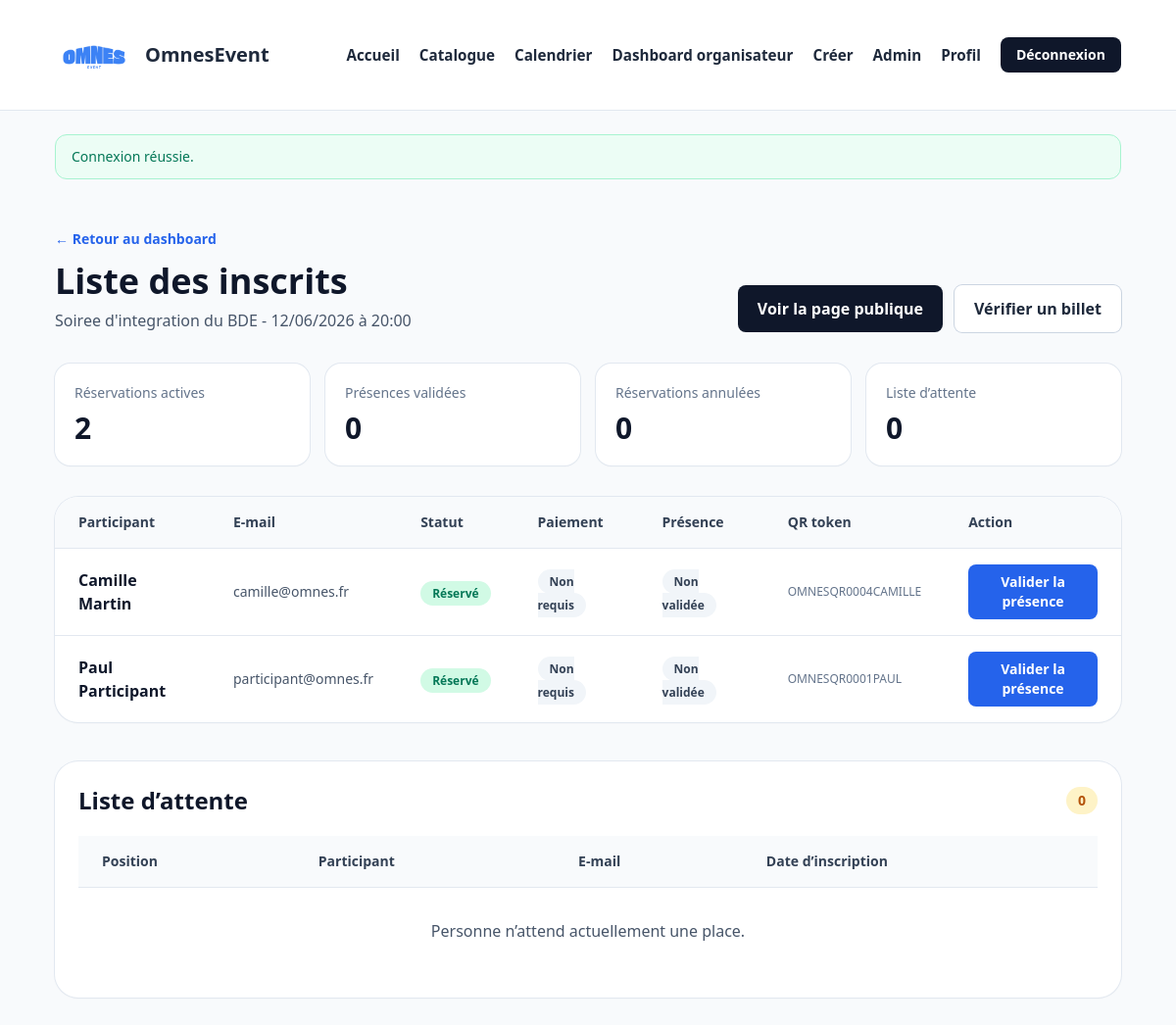
The app's page /pages/inscrits-evenement.php?id=1 (signed in) with its own data.
### tables this page shows
CREATE TABLE evenements (
    id INT AUTO_INCREMENT PRIMARY KEY,
    titre VARCHAR(180) NOT NULL,
    description TEXT NOT NULL,
    details_complets TEXT NULL,
    date_evenement DATETIME NOT NULL,
    lieu VARCHAR(180) NOT NULL,
    adresse_complete VARCHAR(255) NULL,
    categorie VARCHAR(50) NOT NULL,
    association VARCHAR(120) NOT NULL,
    image VARCHAR(255) NULL,
    capacite_max INT NOT NULL,
    prix DECIMAL(10,2) NOT NULL DEFAULT 0.00,
    places_reservees INT NOT NULL DEFAULT 0,
    statut ENUM('actif', 'annule') NOT NULL DEFAULT 'actif',
    organisateur_id INT NOT NULL,
    created_at TIMESTAMP NOT NULL DEFAULT CURRENT_TIMESTAMP,
    CONSTRAINT fk_evenements_organisateur
        FOREIGN KEY (organisateur_id) REFERENCES users(id)
        ON DELETE CASCADE
        ON UPDATE CASCADE
);

CREATE TABLE reservations (
    id INT AUTO_INCREMENT PRIMARY KEY,
    user_id INT NOT NULL,
    evenement_id INT NOT NULL,
    statut ENUM('reserve', 'annule') NOT NULL DEFAULT 'reserve',
    presence_validee TINYINT(1) NOT NULL DEFAULT 0,
    qr_token VARCHAR(80) NULL UNIQUE,
    payment_status ENUM('non_requis', 'en_attente', 'paye') NOT NULL DEFAULT 'non_requis',
    payment_reference VARCHAR(120) NULL,
    created_at TIMESTAMP NOT NULL DEFAULT CURRENT_TIMESTAMP,
    UNIQUE KEY unique_reservation (user_id, evenement_id),
    CONSTRAINT fk_reservations_user
        FOREIGN KEY (user_id) REFERENCES users(id)
        ON DELETE CASCADE
        ON UPDATE CASCADE,
    CONSTRAINT fk_reservations_evenement
        FOREIGN KEY (evenement_id) REFERENCES evenements(id)
        ON DELETE CASCADE
        ON UPDATE CASCADE
);

CREATE TABLE users (
    id INT AUTO_INCREMENT PRIMARY KEY,
    prenom VARCHAR(100) NOT NULL,
    nom VARCHAR(100) NOT NULL,
    email VARCHAR(190) NOT NULL UNIQUE,
    password VARCHAR(255) NOT NULL,
    role ENUM('participant', 'organisateur', 'administrateur') NOT NULL DEFAULT 'participant',
    statut_organisateur ENUM('valide', 'en_attente') NOT NULL DEFAULT 'valide',
    created_at TIMESTAMP NOT NULL DEFAULT CURRENT_TIMESTAMP
);

### includes/functions.php (called while the page is built, shortened)
<?php
function e(null|string|int|float $value): string
{
    return htmlspecialchars((string) $value, ENT_QUOTES, 'UTF-8');
}
function url(string $path = ''): string
{
    $path = trim($path);
    return BASE_URL . '/' . ltrim($path, '/');
}
function format_event_date(string $datetime, string $format = 'd/m/Y à H:i'): string
{
    return (new DateTime($datetime))->format($format);
}
function ensure_reservation_qr_token(PDO $pdo, array $reservation): string
{
    if (!empty($reservation['qr_token'])) {
        return (string) $reservation['qr_token'];
    }
    $token = generate_qr_token();
    return $token;
}
function fetch_event_by_id(PDO $pdo, int $eventId): ?array
{
    $sql = 'SELECT e.*,
                   CONCAT(u.prenom, " ", u.nom) AS organisateur_nom,
                   u.email AS organisateur_email
            FROM evenements e
            LEFT JOIN users u ON u.id = e.organisateur_id
            WHERE e.id = :id
            LIMIT 1';
    $stmt = $pdo->prepare($sql);
    $stmt->execute(['id' => $eventId]);
    $event = $stmt->fetch();
    return $event ?: null;
}

### pages/inscrits-evenement.php (the view, shortened to what this page needs)
<?php
require_once __DIR__ . '/../includes/bootstrap.php';
$eventId = isset($_GET['id']) ? (int) $_GET['id'] : 0;
$event = fetch_event_by_id($pdo, $eventId);
$registrationsStmt = $pdo->prepare(
    'SELECT r.*,
            u.prenom,
            u.nom,
            u.email
     FROM reservations r
     INNER JOIN users u ON u.id = r.user_id
     WHERE r.evenement_id = :event_id
     ORDER BY FIELD(r.statut, "reserve", "annule"), u.nom ASC, u.prenom ASC'
);
$registrationsStmt->execute(['event_id' => $eventId]);
$registrations = $registrationsStmt->fetchAll();
$waitlistStmt = $pdo->prepare(
    'SELECT l.*,
            u.prenom,
            u.nom,
            u.email
     FROM listes_attente l
     INNER JOIN users u ON u.id = l.user_id
     WHERE l.evenement_id = :event_id
       AND l.statut = "en_attente"
     ORDER BY l.position_attente ASC, l.created_at ASC'
);
$waitlistStmt->execute(['event_id' => $eventId]);
$waitlistEntries = $waitlistStmt->fetchAll();
$reservedCount = 0;
$cancelledCount = 0;
$validatedCount = 0;
foreach ($registrations as $registration) {
    if ($registration['statut'] === 'reserve') {
        $reservedCount++;
    } else {
        $cancelledCount++;
    }
}
include __DIR__ . '/../includes/header.php';
?>
<section class="mx-auto max-w-6xl px-4 py-12 md:px-8">
    <div class="mb-8 flex flex-col gap-4 md:flex-row md:items-end md:justify-between">
        <div>
            <a href="<?= e(url('pages/dashboard-organisateur.php')) ?>" class="text-sm font-semibold text-blue-600 hover:text-blue-700">&larr; Retour au dashboard</a>
            <h1 class="mt-3 text-4xl font-bold text-slate-900">Liste des inscrits</h1>
            <p class="mt-2 text-slate-600"><?= e($event['titre']) ?> - <?= e(format_event_date($event['date_evenement'])) ?></p>
        </div>
        <div class="flex flex-wrap gap-3">
            <a href="<?= e(url('pages/detail-evenement.php?id=' . $eventId)) ?>" class="rounded-lg bg-slate-900 px-5 py-3 font-semibold text-white hover:bg-slate-700">
                Voir la page publique
            </a>
            <a href="<?= e(url('pages/verification-billet.php?event_id=' . $eventId)) ?>" class="rounded-lg bg-white px-5 py-3 font-semibold text-slate-800 ring-1 ring-slate-300 hover:bg-slate-100">
                Vérifier un billet
            </a>
        </div>
    </div>
    <div class="mb-8 grid gap-4 sm:grid-cols-4">
        <div class="rounded-2xl bg-white p-5 shadow-sm ring-1 ring-slate-200">
            <p class="text-sm text-slate-500">Réservations actives</p>
            <p class="mt-2 text-3xl font-bold text-slate-900"><?= e((string) $reservedCount) ?></p>
        </div>
        <div class="rounded-2xl bg-white p-5 shadow-sm ring-1 ring-slate-200">
            <p class="text-sm text-slate-500">Présences validées</p>
            <p class="mt-2 text-3xl font-bold text-slate-900"><?= e((string) $validatedCount) ?></p>
        </div>
        <div class="rounded-2xl bg-white p-5 shadow-sm ring-1 ring-slate-200">
            <p class="text-sm text-slate-500">Réservations annulées</p>
            <p class="mt-2 text-3xl font-bold text-slate-900"><?= e((string) $cancelledCount) ?></p>
        </div>
        <div class="rounded-2xl bg-white p-5 shadow-sm ring-1 ring-slate-200">
            <p class="text-sm text-slate-500">Liste d’attente</p>
            <p class="mt-2 text-3xl font-bold text-slate-900"><?= e((string) count($waitlistEntries)) ?></p>
        </div>
    </div>
    <div class="overflow-hidden rounded-3xl bg-white shadow-sm ring-1 ring-slate-200">
        <div class="overflow-x-auto">
            <table class="min-w-full divide-y divide-slate-200">
                <thead class="bg-slate-50">
                    <tr>
                        <th class="px-6 py-4 text-left text-sm font-semibold text-slate-700">Participant</th>
                        <th class="px-6 py-4 text-left text-sm font-semibold text-slate-700">E-mail</th>
                        <th class="px-6 py-4 text-left text-sm font-semibold text-slate-700">Statut</th>
                        <th class="px-6 py-4 text-left text-sm font-semibold text-slate-700">Paiement</th>
                        <th class="px-6 py-4 text-left text-sm font-semibold text-slate-700">Présence</th>
                        <th class="px-6 py-4 text-left text-sm font-semibold text-slate-700">QR token</th>
                        <th class="px-6 py-4 text-left text-sm font-semibold text-slate-700">Action</th>
                    </tr>
                </thead>
                <tbody class="divide-y divide-slate-200">
                    <?php foreach ($registrations as $registration): ?>
                        <?php $qrToken = ensure_reservation_qr_token($pdo, $registration); ?>
                        <tr>
                            <td class="px-6 py-4">
                                <p class="font-semibold text-slate-900"><?= e($registration['prenom'] . ' ' . $registration['nom']) ?></p>
                            </td>
                            <td class="px-6 py-4 text-sm text-slate-600"><?= e($registration['email']) ?></td>
                            <td class="px-6 py-4">
                                <span class="rounded-full px-3 py-1 text-xs font-semibold <?= $registration['statut'] === 'reserve' ? 'bg-emerald-100 text-emerald-700' : 'bg-slate-200 text-slate-700' ?>">
                                    <?= e($registration['statut'] === 'reserve' ? 'Réservé' : 'Annulé') ?>
                                </span>
                            </td>
                            <td class="px-6 py-4">
                                <span class="rounded-full px-3 py-1 text-xs font-semibold <?= ($registration['payment_status'] ?? 'non_requis') === 'paye' ? 'bg-blue-100 text-blue-700' : 'bg-slate-100 text-slate-700' ?>">
                                    <?= e(($registration['payment_status'] ?? 'non_requis') === 'paye' ? 'Payé' : 'Non requis') ?>
                                </span>
                            </td>
                            <td class="px-6 py-4">
                                <span class="rounded-full px-3 py-1 text-xs font-semibold <?= (int) $registration['presence_validee'] === 1 ? 'bg-blue-100 text-blue-700' : 'bg-slate-100 text-slate-700' ?>">
                                    <?= e((int) $registration['presence_validee'] === 1 ? 'Validée' : 'Non validée') ?>
                                </span>
                            </td>
                            <td class="px-6 py-4 text-xs text-slate-500"><?= e($qrToken) ?></td>
                            <td class="px-6 py-4">
                                <?php if ($registration['statut'] === 'reserve'): ?>
                                    <form method="post">
                                        <button type="submit" class="rounded-lg <?= (int) $registration['presence_validee'] === 1 ? 'bg-slate-200 text-slate-800 hover:bg-slate-300' : 'bg-blue-600 text-white hover:bg-blue-700' ?> px-4 py-2 text-sm font-semibold">
                                            <?= e((int) $registration['presence_validee'] === 1 ? 'Retirer la validation' : 'Valider la présence') ?>
                                        </button>
                                    </form>
                                <?php else: ?>
                                    <span class="text-sm text-slate-500">Aucune action</span>
                                <?php endif; ?>
                            </td>
                        </tr>
                    <?php endforeach; ?>
                </tbody>
            </table>
        </div>
    </div>
    <div class="mt-10 rounded-3xl bg-white p-6 shadow-sm ring-1 ring-slate-200">
        <div class="mb-5 flex items-center justify-between gap-3">
            <h2 class="text-2xl font-bold text-slate-900">Liste d’attente</h2>
            <span class="rounded-full bg-amber-100 px-3 py-1 text-sm font-semibold text-amber-700"><?= e((string) count($waitlistEntries)) ?></span>
        </div>
        <div class="overflow-x-auto">
            <table class="min-w-full divide-y divide-slate-200">
                <thead class="bg-slate-50">
                    <tr>
                        <th class="px-6 py-4 text-left text-sm font-semibold text-slate-700">Position</th>
                        <th class="px-6 py-4 text-left text-sm font-semibold text-slate-700">Participant</th>
                        <th class="px-6 py-4 text-left text-sm font-semibold text-slate-700">E-mail</th>
                        <th class="px-6 py-4 text-left text-sm font-semibold text-slate-700">Date d’inscription</th>
                    </tr>
                </thead>
                <tbody class="divide-y divide-slate-200">
                    <?php if ($waitlistEntries === []): ?>
                        <tr>
                            <td colspan="4" class="px-6 py-8 text-center text-slate-600">Personne n’attend actuellement une place.</td>
                        </tr>
                    <?php endif; ?>
                </tbody>
            </table>
        </div>
    </div>
</section>
<?php include __DIR__ . '/../includes/footer.php'; ?>

### assets/styles.css (style rules this page uses)
html { scroll-behavior: smooth; }
body { font-family: "Segoe UI", Tahoma, Geneva, Verdana, sans-serif; }

### records on screen
evenements: titre "Soiree d'integration du BDE", date_evenement "12/06/2026 à 20:00"
reservations: user.nom "Camille Martin", user.email "camille@omnes.fr", statut "Réservé", payment_status "Non requis", presence_validee "Non validée", qr_token "OMNESQR0004CAMILLE", presence_validee "Valider la présence"
reservations: user.nom "Paul Participant", user.email "participant@omnes.fr", statut "Réservé", payment_status "Non requis", presence_validee "Non validée", qr_token "OMNESQR0001PAUL", presence_validee "Valider la présence"

### other values on screen
$message['message'] "Connexion réussie."
$reservedCount "2"
$validatedCount "0"
$cancelledCount "0"
count($waitlistEntries) "0"
